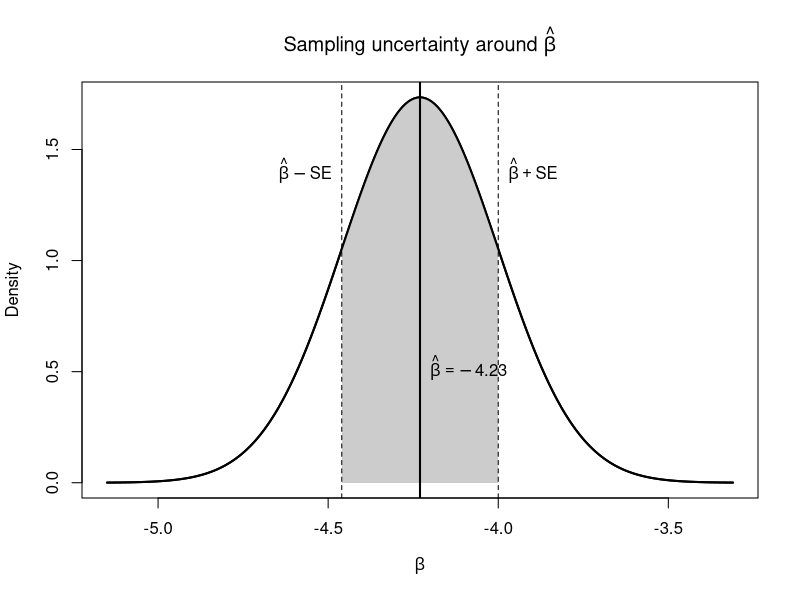
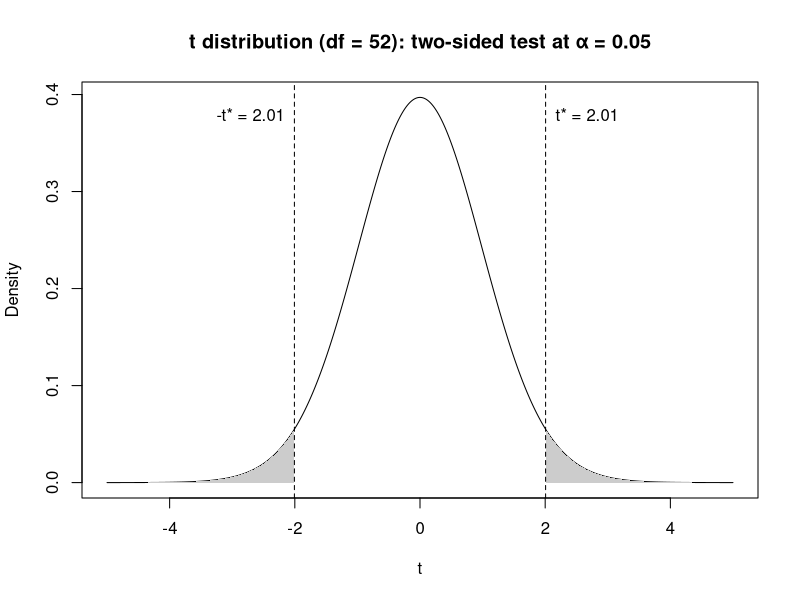
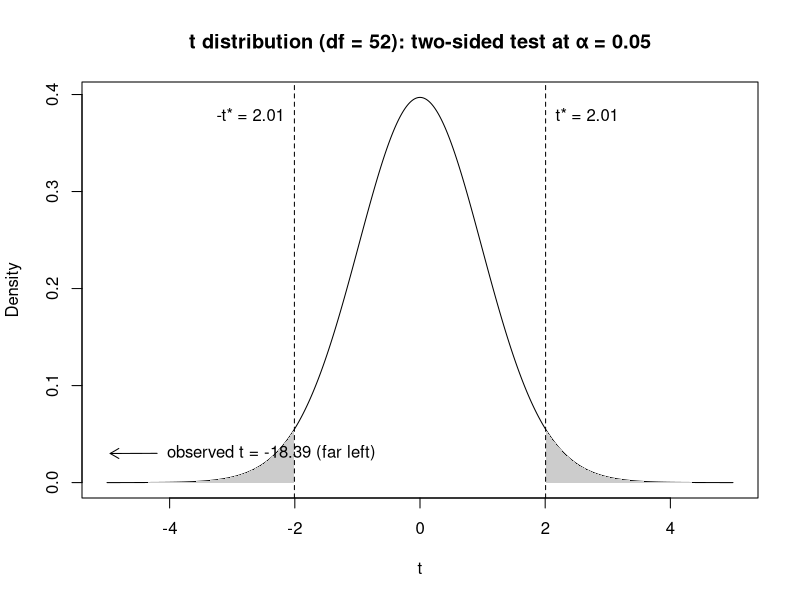

Here is the R script that generated these plots, in order:
## ---- chunk 1
#| echo: false
#| warning: false
#| message: false
#| fig-width: 8
#| fig-height: 4.2

beta_hat <- -4.23
se_beta  <- 0.23

x <- seq(beta_hat - 4 * se_beta, beta_hat + 4 * se_beta, length.out = 2000)
y <- dnorm(x, mean = beta_hat, sd = se_beta)

plot(x, y, type = "l", lwd = 2,
     xlab = expression(beta), ylab = "Density",
     main = expression("Sampling uncertainty around " * hat(beta)))

# Shade ±1 standard error around estimate
x_band <- x[x >= (beta_hat - se_beta) & x <= (beta_hat + se_beta)]
y_band <- dnorm(x_band, mean = beta_hat, sd = se_beta)
polygon(c(x_band, rev(x_band)), c(y_band, rep(0, length(y_band))),
  col = "gray80", border = NA)
lines(x, y, lwd = 2)

abline(v = beta_hat, lwd = 2)
abline(v = c(beta_hat - se_beta, beta_hat + se_beta), lty = 2)

text(beta_hat, .5, expression(hat(beta) == -4.23), pos = 4)
text(beta_hat - se_beta, max(y) * 0.80, expression(hat(beta) - SE), pos = 2)
text(beta_hat + se_beta, max(y) * 0.80, expression(hat(beta) + SE), pos = 4)
## ---- chunk 2
#| echo: false
#| warning: false
#| message: false
#| fig-width: 8
#| fig-height: 4.2


df <- 52
t_obs <- -18.39
alpha <- 0.05
t_crit <- qt(1 - alpha/2, df)

# Plot range chosen for teaching: shows critical values clearly
x <- seq(-5, 5, length.out = 2000)
y <- dt(x, df)

plot(x, y, type = "l", xlab = "t", ylab = "Density",
     main = sprintf("t distribution (df = %d): two-sided test at α = %.2f", df, alpha))

# Shade rejection regions (tails beyond ±t_crit)
x_left  <- x[x <= -t_crit]
y_left  <- dt(x_left, df)
polygon(c(x_left, rev(x_left)), c(y_left, rep(0, length(y_left))),
        col = "gray80", border = NA)

x_right <- x[x >=  t_crit]
y_right <- dt(x_right, df)
polygon(c(x_right, rev(x_right)), c(y_right, rep(0, length(y_right))),
        col = "gray80", border = NA)

# Draw critical value lines
abline(v = c(-t_crit, t_crit), lty = 2)
text(-t_crit, max(y)*0.95, sprintf("-t* = %.2f", t_crit), pos = 2)
text( t_crit, max(y)*0.95, sprintf("t* = %.2f", t_crit), pos = 4)



## ---- chunk 3
#| echo: false
#| warning: false
#| message: false
#| fig-width: 8
#| fig-height: 4.2

df <- 52
t_obs <- -18.39
alpha <- 0.05
t_crit <- qt(1 - alpha/2, df)

# Plot range chosen for teaching: shows critical values clearly
x <- seq(-5, 5, length.out = 2000)
y <- dt(x, df)

plot(x, y, type = "l", xlab = "t", ylab = "Density",
     main = sprintf("t distribution (df = %d): two-sided test at α = %.2f", df, alpha))

# Shade rejection regions (tails beyond ±t_crit)
x_left  <- x[x <= -t_crit]
y_left  <- dt(x_left, df)
polygon(c(x_left, rev(x_left)), c(y_left, rep(0, length(y_left))),
        col = "gray80", border = NA)

x_right <- x[x >=  t_crit]
y_right <- dt(x_right, df)
polygon(c(x_right, rev(x_right)), c(y_right, rep(0, length(y_right))),
        col = "gray80", border = NA)

# Draw critical value lines
abline(v = c(-t_crit, t_crit), lty = 2)
text(-t_crit, max(y)*0.95, sprintf("-t* = %.2f", t_crit), pos = 2)
text( t_crit, max(y)*0.95, sprintf("t* = %.2f", t_crit), pos = 4)

# Mark observed t.
# It's off the plotted range; show an arrow indicating it's far beyond the left tail.
if (t_obs < min(x)) {
  arrows(x0 = -4.2, y0 = dt(-4.2, df)+.03, x1 = -4.95, y1 = dt(-4.95, df) +.03, length = 0.1)
  text(-4.2, dt(-4.2, df)+.03, sprintf("observed t = %.2f (far left)", t_obs), pos = 4)
} else {
  abline(v = t_obs, lwd = 2)
  text(t_obs, max(y)*0.8, sprintf("observed t = %.2f", t_obs), pos = 4)
}

# Optional: label acceptance region
#text(0, max(y)*0.35, "Fail to reject H₀ region", cex = 0.9)
#text(-3.2, dt(-3.2, df)*1.2, "Reject H₀", cex = 0.9)
#text( 3.2, dt( 3.2, df)*1.2, "Reject H₀", cex = 0.9)
